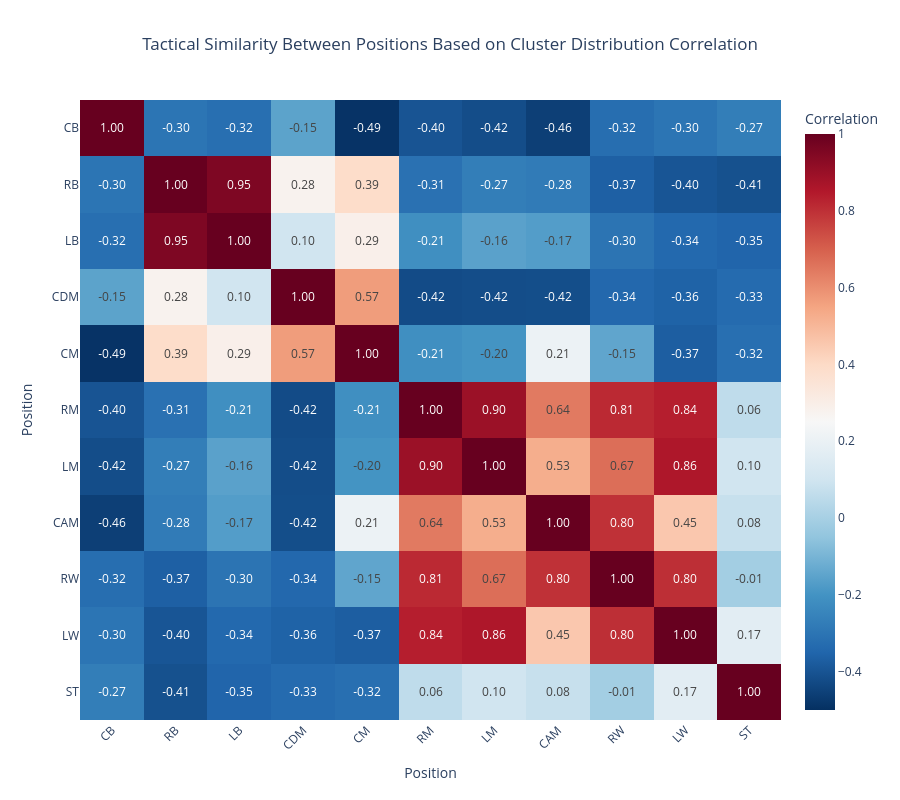

Notebook code cell kept with this figure:
### Code cell
# Correlation matrix of position distributions across clusters

pivot_pos = pd.crosstab(df_clusters['cluster'], df_clusters['pos'])
pivot_norm = pivot_pos.div(pivot_pos.sum(axis=1), axis=0)
pos_corr = pivot_norm.corr()

# Sort the correlation matrix by the specified position order
position_order = ['CB', 'RB', 'LB', 'CDM', 'CM', 'RM', 'LM', 'CAM', 'RW', 'LW', 'ST']
position_order = [pos for pos in position_order if pos in pos_corr.columns]
pos_corr = pos_corr.loc[position_order, position_order]

# Visualize the correlation matrix using Plotly
fig = px.imshow(
    pos_corr,
    labels=dict(x="Position", y="Position", color="Correlation"),
    x=pos_corr.columns,
    y=pos_corr.columns,
    color_continuous_scale='RdBu_r',
    zmin=-0.5,
    zmax=1,
    text_auto='.2f',
    aspect='auto',
    title="Tactical Similarity Between Positions Based on Cluster Distribution Correlation"
)

fig.update_layout(
    title_x=0.5,
    width=900,
    height=800,
    xaxis_tickangle=-45
)

fig.show()

### Figure 1 — Plotly figure (JSON) as saved in the notebook; plotly's stock layout.template omitted (floating-point values rounded to 4 significant figures)
{"data": [{"coloraxis": "coloraxis", "hovertemplate": "Position: %{x}<br>Position: %{y}<br>Correlation: %{z}<extra></extra>", "name": "0", "texttemplate": "%{z:.2f}", "type": "heatmap", "x": ["CB", "RB", "LB", "CDM", "CM", "RM", "LM", "CAM", "RW", "LW", "ST"], "xaxis": "x", "y": ["CB", "RB", "LB", "CDM", "CM", "RM", "LM", "CAM", "RW", "LW", "ST"], "yaxis": "y", "z": [[1.0, -0.3001, -0.3189, -0.1532, -0.4906, -0.3998, -0.419, -0.4587, -0.3248, -0.3004, -0.271], [-0.3001, 1.0, 0.9544, 0.2767, 0.3911, -0.3117, -0.2716, -0.2805, -0.3667, -0.3968, -0.4094], [-0.3189, 0.9544, 1.0, 0.09961, 0.2906, -0.212, -0.157, -0.1692, -0.3021, -0.3394, -0.3519], [-0.1532, 0.2767, 0.09961, 1.0, 0.5683, -0.4243, -0.42, -0.4176, -0.3419, -0.3595, -0.3317], [-0.4906, 0.3911, 0.2906, 0.5683, 1.0, -0.2138, -0.1983, 0.206, -0.145, -0.3724, -0.3204], [-0.3998, -0.3117, -0.212, -0.4243, -0.2138, 1.0, 0.8955, 0.6425, 0.8136, 0.837, 0.05704], [-0.419, -0.2716, -0.157, -0.42, -0.1983, 0.8955, 1.0, 0.5263, 0.6692, 0.8579, 0.09935], [-0.4587, -0.2805, -0.1692, -0.4176, 0.206, 0.6425, 0.5263, 1.0, 0.7972, 0.455, 0.07554], [-0.3248, -0.3667, -0.3021, -0.3419, -0.145, 0.8136, 0.6692, 0.7972, 1.0, 0.803, -0.009009], [-0.3004, -0.3968, -0.3394, -0.3595, -0.3724, 0.837, 0.8579, 0.455, 0.803, 1.0, 0.1676], [-0.271, -0.4094, -0.3519, -0.3317, -0.3204, 0.05704, 0.09935, 0.07554, -0.009009, 0.1676, 1.0]]}], "layout": {"coloraxis": {"cmax": 1, "cmin": -0.5, "colorbar": {"title": {"text": "Correlation"}}, "colorscale": [[0, "rgb(5,48,97)"], [0.1, "rgb(33,102,172)"], [0.2, "rgb(67,147,195)"], [0.3, "rgb(146,197,222)"], [0.4, "rgb(209,229,240)"], [0.5, "rgb(247,247,247)"], [0.6, "rgb(253,219,199)"], [0.7, "rgb(244,165,130)"], [0.8, "rgb(214,96,77)"], [0.9, "rgb(178,24,43)"], [1, "rgb(103,0,31)"]]}, "height": 800, "title": {"text": "Tactical Similarity Between Positions Based on Cluster Distribution Correlation", "x": 0.5}, "width": 900, "xaxis": {"anchor": "y", "domain": [0, 1], "tickangle": -45, "title": {"text": "Position"}}, "yaxis": {"anchor": "x", "autorange": "reversed", "domain": [0, 1], "title": {"text": "Position"}}}}
